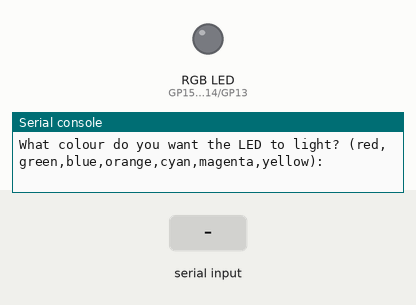
Bench run of a program on a simulated Raspberry Pi Pico running MicroPython. Shown: an RGB LED mixed from three pins (HIGH = lit), the last lines printed to the serial console. Inputs (shaded band) come from the test bench. Dim RGB values are drawn brighter than linear.

Above: at 1.2 s.
1.3 s: "red" typed at the serial console, then Enter
At 1.7 s:
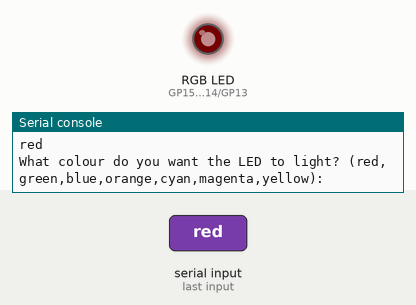
2.8 s: "green" typed at the serial console, then Enter
At 4.0 s:
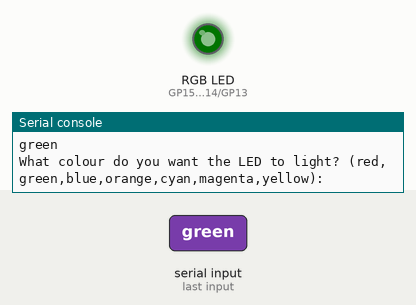
4.3 s: "orange" typed at the serial console, then Enter
At 5.2 s:
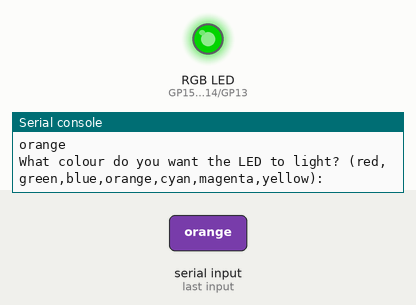
5.8 s: "cyan" typed at the serial console, then Enter
At 6.3 s:
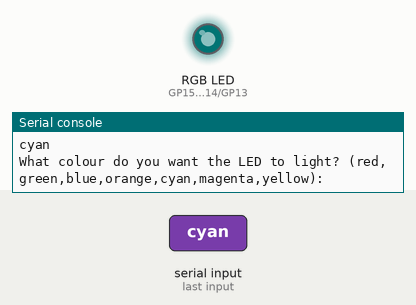
7.3 s: "magenta" typed at the serial console, then Enter
At 8.5 s:
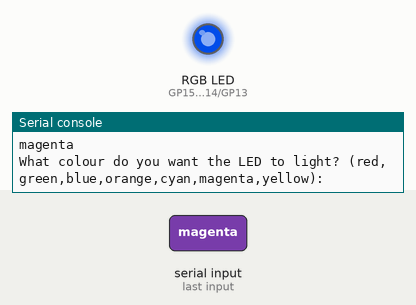
8.8 s: "yellow" typed at the serial console, then Enter
At 9.8 s:
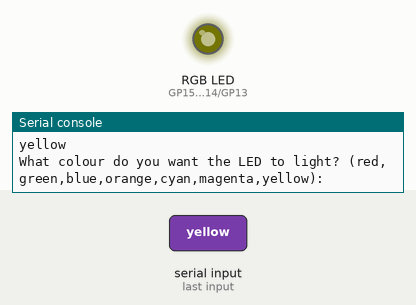
Timing chart, 0 to 11.3 s (numbered marks = the images above; inputs shaded):
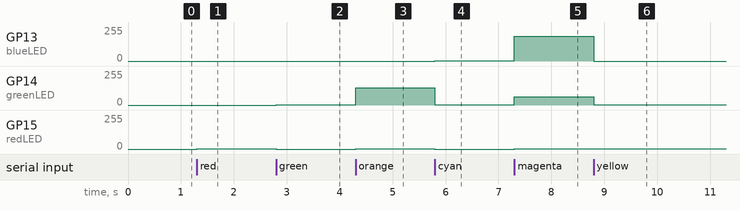

The program:

userSpecifiedRGBLEDColour.py
```python
from machine import PWM,Pin
from time import sleep

redPin=15
greenPin=14
bluePin=13

redLED=PWM(Pin(redPin))
greenLED=PWM(Pin(greenPin))
blueLED=PWM(Pin(bluePin))

redLED.freq(1000)
redLED.duty_u16(0) #Off to begin with

greenLED.freq(1000)
greenLED.duty_u16(0) ##Off to begin with

blueLED.freq(1000)
blueLED.duty_u16(0)

while True:
    choice=input("What colour do you want the LED to light? (red,green,blue,orange,cyan,magenta,yellow): ")

    if choice=='red':
        redLED.duty_u16(65550)
        greenLED.duty_u16(0)
        blueLED.duty_u16(0)

    if choice=='green':
        redLED.duty_u16(0)
        greenLED.duty_u16(65550)
        blueLED.duty_u16(0)

    if choice=='red':
        redLED.duty_u16(65550)
        greenLED.duty_u16(0)
        blueLED.duty_u16(0)

    if choice=='orange':
        redLED.duty_u16(65550)
        greenLED.duty_u16(32775)
        blueLED.duty_u16(0)

    if choice=='cyan':
        redLED.duty_u16(0)
        greenLED.duty_u16(65550)
        blueLED.duty_u16(65550)

    if choice=='magenta':
        redLED.duty_u16(65550)
        greenLED.duty_u16(15720)
        blueLED.duty_u16(47160)

    if choice=='yellow':
        redLED.duty_u16(65550)
        greenLED.duty_u16(65550)
        blueLED.duty_u16(0)


    
```

Measured:
- after the input at 1.3 s, GP15 (redLED): 0/255 → 1/255 at once
- after the input at 2.8 s, GP14 (greenLED): 0/255 → 1/255 at once; GP15 (redLED): 1/255 → 0/255 at once
- after the input at 4.3 s, GP14 (greenLED): 1/255 → 128/255 at once; GP15 (redLED): 0/255 → 1/255 at once
- after the input at 5.8 s, GP13 (blueLED): 0/255 → 1/255 at once; GP14 (greenLED): 128/255 → 1/255 at once; GP15 (redLED): 1/255 → 0/255 at once
- after the input at 7.3 s, GP13 (blueLED): 1/255 → 184/255 at once; GP14 (greenLED): 1/255 → 61/255 at once; GP15 (redLED): 0/255 → 1/255 at once
- after the input at 8.8 s, GP13 (blueLED): 184/255 → 0/255 at once; GP14 (greenLED): 61/255 → 1/255 at once
